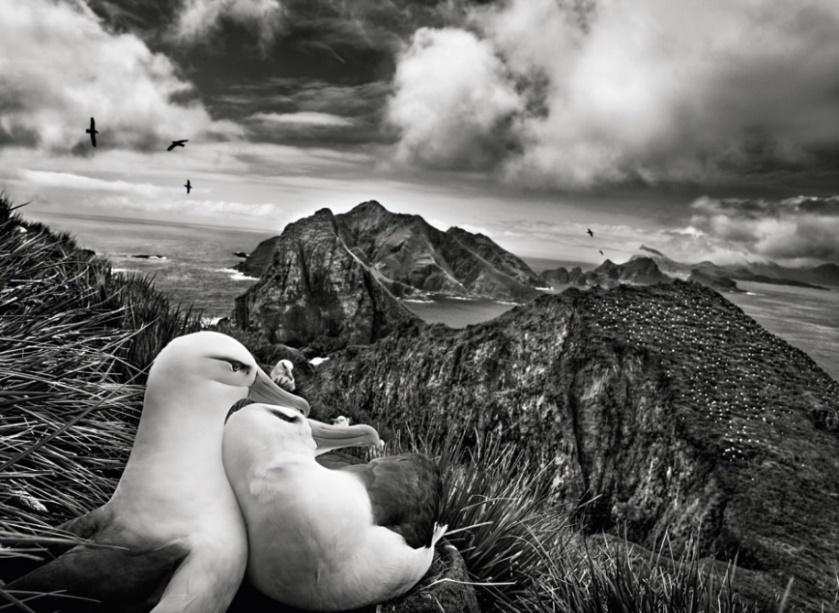
#> input picture imagens-lista-1/image-q1.png, 839 x 613 px, found by its file name
$ jupyter execute --allow-errors Lista-2019-2.ipynb
#> lines starting #> are read from the running program, lines starting #| are printed output that depends on the picture; after the words box and inside, x2 and y2 are one past the last pixel; in counts of white or black regions, pixels touching at a corner belong together
<a href="https://colab.research.google.com/github/DanDas3/Exercicios-Processamento-Imagem/blob/master/Lista-2019-2.ipynb" target="_parent"></a>

#> (a cell that did not finish here is left out)

[cell 2]
import cv2 as cv
import numpy as np
from matplotlib import pyplot as plt

1)

[cell 3]
img = cv.imread("Exercicios-Processamento-Imagem/imagens-lista-1/image-q1.png")
#> img is the input picture: shape (613, 839, 3); mean B, G, R 105.6, 107.2, 107.5

fig,axes = plt.subplots(2, 3, figsize=(20, 15))
ax = axes.ravel()

out = cv.GaussianBlur(img, (3,3), sigmaX=3, sigmaY=3)
ax[0].imshow(cv.cvtColor(out, cv.COLOR_BGR2RGB))
ax[0].set_title("Gaussian 3x3")
ax[0].set_axis_off()

out = cv.GaussianBlur(img, (7,7), sigmaX=3, sigmaY=3)
ax[1].imshow(cv.cvtColor(out, cv.COLOR_BGR2RGB))
ax[1].set_title("Gaussian 7x7")
ax[1].set_axis_off()

out = cv.GaussianBlur(img, (9,9), sigmaX=3, sigmaY=3)
ax[2].imshow(cv.cvtColor(out, cv.COLOR_BGR2RGB))
ax[2].set_title("Gaussian 9x9")
ax[2].set_axis_off()

out = cv.medianBlur(img, 3)
ax[3].imshow(cv.cvtColor(out, cv.COLOR_BGR2RGB))
ax[3].set_title("Mediana 3x3")
ax[3].set_axis_off()

out = cv.medianBlur(img, 7)
ax[4].imshow(cv.cvtColor(out, cv.COLOR_BGR2RGB))
ax[4].set_title("Mediana 7x7")
ax[4].set_axis_off()

out = cv.medianBlur(img, 9)
ax[5].imshow(cv.cvtColor(out, cv.COLOR_BGR2RGB))
ax[5].set_title("Mediana 9x9")
ax[5].set_axis_off()


plt.show()

2)

[cell 4]
img = cv.imread("Exercicios-Processamento-Imagem/imagens-lista-1/image-q2.png")
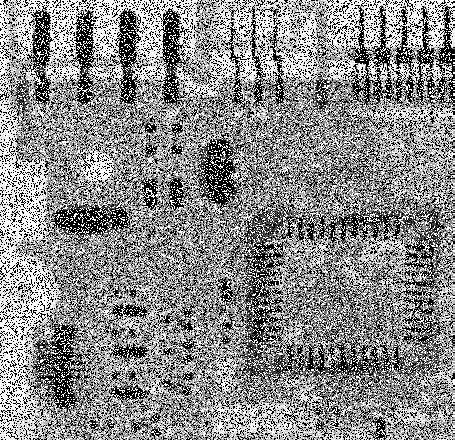
#> input picture imagens-lista-1/image-q2.png, 455 x 440 px, found by its file name
#> img is the input picture: shape (440, 455, 3); min 0, max 255, mean 138.2

# Filtro Mediana
mediana = cv.medianBlur(img, 3)

fig,axes = plt.subplots(1, 2, figsize=(10, 5))
ax = axes.ravel()

ax[0].imshow(cv.cvtColor(img, cv.COLOR_BGR2RGB))
ax[0].set_title("Imagem Original")
ax[0].set_axis_off()

ax[1].imshow(mediana)
ax[1].set_title("Filtro Mediana")
ax[1].set_axis_off()

plt.show()

4)

[cell 5]
img = cv.imread("Exercicios-Processamento-Imagem/imagens-lista-1/image-q4.png",0)
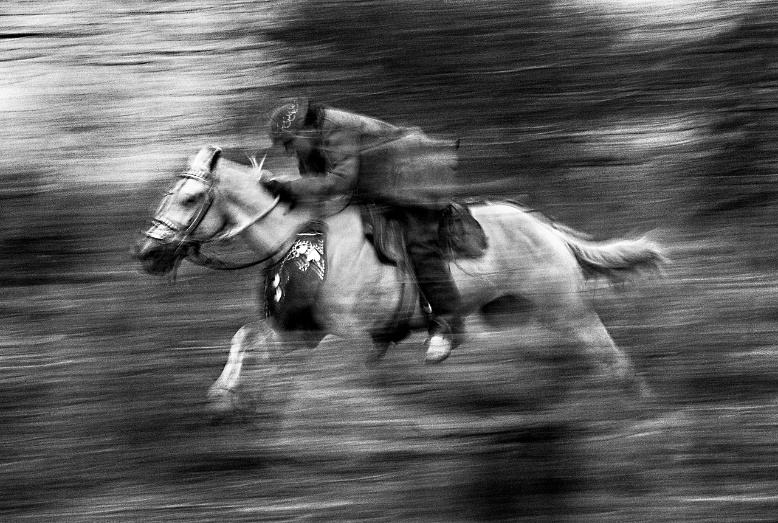
#> input picture imagens-lista-1/image-q4.png, 778 x 523 px, found by its file name
#> img is the input picture: shape (523, 778); min 0, max 255, mean 91.5

linha = img.shape[0]
#> linha = 523
coluna = img.shape[1]
#> coluna = 778

clinha = linha // 2
#> clinha = 261
ccoluna = coluna // 2
#> ccoluna = 389

#transformada discreta de fourier
dft = cv.dft(np.float32(img),flags = cv.DFT_COMPLEX_OUTPUT)

dft_shift = np.fft.fftshift(dft) #mudança do ponto DC Mudança de centro

magnitude_spectrum = 20*np.log(cv.magnitude(dft_shift[:,:,0],dft_shift[:,:,1])) #logarítimo para melhor visualização

#retoma o ponto central para o canto da imagem
f_ishift = np.fft.ifftshift(dft_shift)

# Criando o filtro gaussiano
x_size, y_size = linha,coluna
#> x_size = 523; y_size = 778
x_arr, y_arr = np.mgrid[0:x_size, 0:y_size]

cell = (x_size//2, y_size//2)
#> cell = (261, 389)

#matriz com as distâncias
dists = np.sqrt((x_arr - cell[0])**2 + (y_arr - cell[1])**2)

mask1 = np.zeros((linha, coluna,2))
mask2 = np.zeros((linha, coluna,2))
mask3 = np.zeros((linha,coluna,2))

# Exibição
fig, axes = plt.subplots(2, 4, figsize=(16, 8))
ax = axes.ravel()

#*************************************************************************
# Filtro Butterworth
#*************************************************************************

# Passa baixa
# a)
filtro = 1/(1 + (np.divide(dists, 0.05))**(2*5))
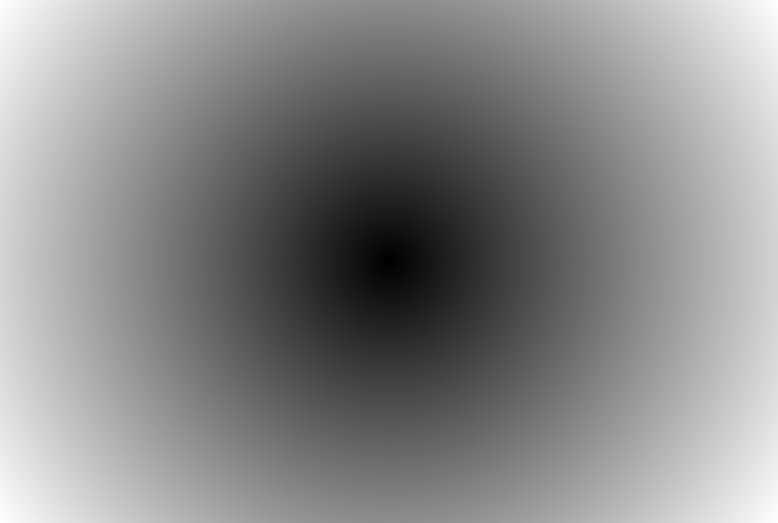
#> dists: shape (523, 778) float64; min 0, max 468.4, mean 251.8; drawn with min black and max white
mask1[:,:,0] = filtro
mask1[:,:,1] = filtro

# Aplica a filtragem
f_shift1 = dft_shift*mask1

# Transformada inversa
f_ishift = np.fft.ifftshift(f_shift1)

#Recupera a imagem
img_back1 = cv.idft(f_ishift)
img_back1 = cv.magnitude(img_back1[:,:,0],img_back1[:,:,1])
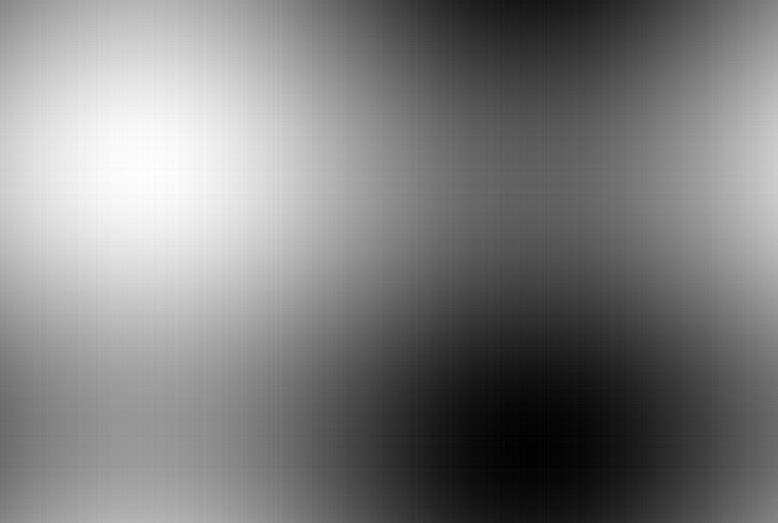
#> img_back1: shape (523, 778) float64; min 37234556, max 37234556, mean 37234556; drawn with min black and max white

ax[0].imshow(img_back1, cmap='gray')
ax[0].set_title('Butterworth P-B: N=5, D0=0.05')
ax[0].set_axis_off()

# b)
filtro = 1/(1 + (np.divide(dists, 0.5))**(2*5))
mask1[:,:,0] = filtro
mask1[:,:,1] = filtro

# Aplica a filtragem
f_shift1 = dft_shift*mask1

# Transformada inversa
f_ishift = np.fft.ifftshift(f_shift1)

#Recupera a imagem
img_back2 = cv.idft(f_ishift)
img_back2 = cv.magnitude(img_back2[:,:,0],img_back2[:,:,1])

ax[1].imshow(img_back2, cmap='gray')
ax[1].set_title('Butterworth P-B: N=5, D0=0.5')
ax[1].set_axis_off()

# c)
filtro = 1/(1 + (np.divide(dists, 0.05))**(2*1))
mask1[:,:,0] = filtro
mask1[:,:,1] = filtro

# Aplica a filtragem
f_shift1 = dft_shift*mask1

# Transformada inversa
f_ishift = np.fft.ifftshift(f_shift1)

#Recupera a imagem
img_back3 = cv.idft(f_ishift)
img_back3 = cv.magnitude(img_back3[:,:,0],img_back3[:,:,1])
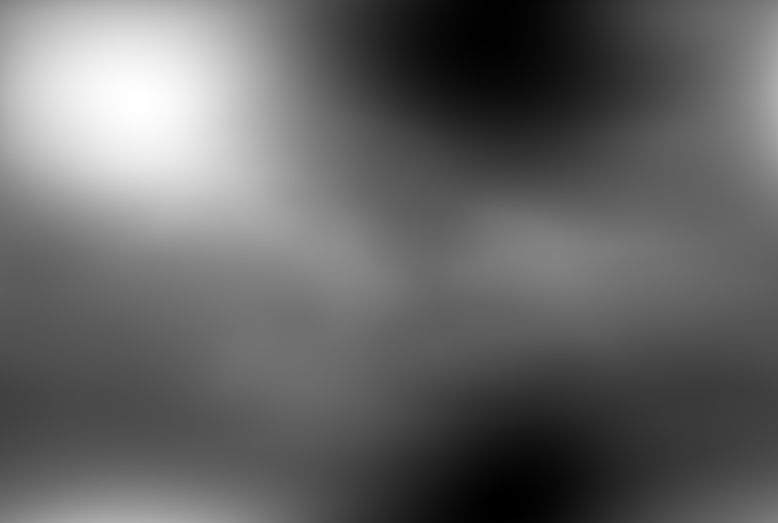
#> img_back3: shape (523, 778) float64; min 37195346.2, max 37293506.3, mean 37234556; drawn with min black and max white

ax[2].imshow(img_back3, cmap='gray')
ax[2].set_title('Butterworth P-B: N=1, D0=0.05')
ax[2].set_axis_off()

# d)
filtro = 1/(1 + (np.divide(dists, 0.5))**(2*1))
mask1[:,:,0] = filtro
mask1[:,:,1] = filtro

# Aplica a filtragem
f_shift1 = dft_shift*mask1

# Transformada inversa
f_ishift = np.fft.ifftshift(f_shift1)

#Recupera a imagem
img_back4 = cv.idft(f_ishift)
img_back4 = cv.magnitude(img_back4[:,:,0],img_back4[:,:,1])

ax[3].imshow(img_back4, cmap='gray')
ax[3].set_title('Butterworth P-B: N=1, D0=0.5')
ax[3].set_axis_off()

#****************************************************************************************
# Passa alta
filtro1 = 1/(1 + (np.divide(dists, 0.05))**(2*2))
mask2[:,:,0] = filtro1
mask2[:,:,1] = filtro1
mask2 = 1 - mask2

# Aplica a filtragem
f_shift = dft_shift*mask2

# Transformada inversa
f_ishift = np.fft.ifftshift(f_shift)

#Recupera a imagem
img_back5 = cv.idft(f_ishift)
img_back5 = cv.magnitude(img_back5[:,:,0],img_back5[:,:,1])
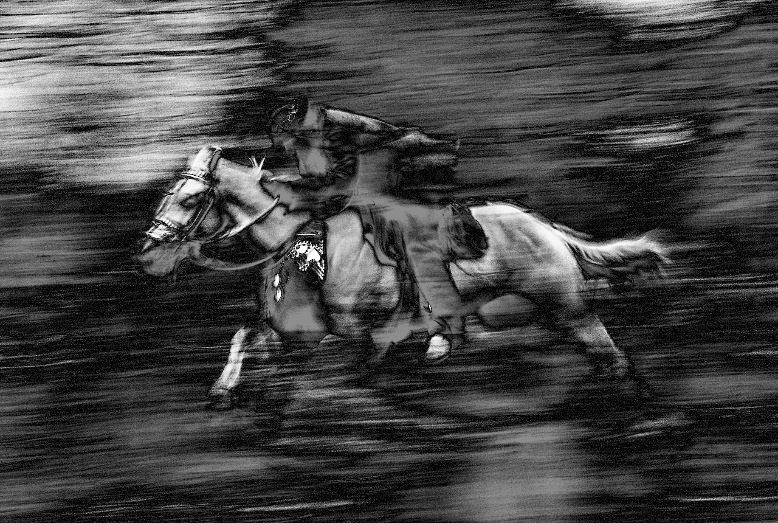
#> img_back5: shape (523, 778) float64; min 199562.7, max 66523428.1, mean 17760056.4; drawn with min black and max white

ax[4].imshow(img_back5, cmap='gray')
ax[4].set_title('Butterworth P-A: N=2, D0=0.05')
ax[4].set_axis_off()

# f)
filtro1 = 1/(1 + (np.divide(dists, 0.5))**(2*2))
mask2[:,:,0] = filtro1
mask2[:,:,1] = filtro1
mask2 = 1 - mask2

# Aplica a filtragem
f_shift = dft_shift*mask2

# Transformada inversa
f_ishift = np.fft.ifftshift(f_shift)

#Recupera a imagem
img_back6 = cv.idft(f_ishift)
img_back6 = cv.magnitude(img_back6[:,:,0],img_back6[:,:,1])

ax[5].imshow(img_back6, cmap='gray')
ax[5].set_title('Butterworth P-A: N=2, D0=0.5')
ax[5].set_axis_off()

#***********************************************************************
# Filtro Gaussiano
#***********************************************************************

#sigma (parâmetro da equação da gaussiana)
sigma = 5

#equação da gaussiana
u = 2*(sigma**2)
arg= -np.divide(dists,u);
filtro3=np.exp(arg);
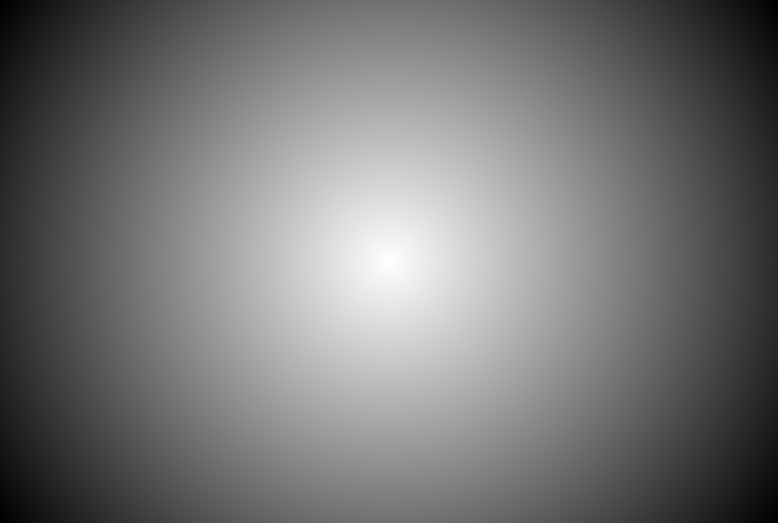
#> arg: shape (523, 778) float64; min -9.37, max 0, mean -5.04; drawn with min black and max white

mask3[:,:,0] = filtro3
mask3[:,:,1] = filtro3

# Aplica a filtragem
f_shift = dft_shift*mask3

# Transformada inversa
f_ishift = np.fft.ifftshift(f_shift)

#Recupera a imagem
img_back7 = cv.idft(f_ishift)
img_back7 = cv.magnitude(img_back7[:,:,0],img_back7[:,:,1])

ax[6].imshow(img_back7, cmap='gray')
ax[6].set_title('Gaussian P-B: Sigma=5')
ax[6].set_axis_off()

#sigma (parâmetro da equação da gaussiana)
sigma = 50

#equação da gaussiana
u = 2*(sigma**2)
arg= -np.divide(dists,u);
filtro3=np.exp(arg);

mask3[:,:,0] = filtro3
mask3[:,:,1] = filtro3

# Aplica a filtragem
f_shift = dft_shift*mask3

# Transformada inversa
f_ishift = np.fft.ifftshift(f_shift)

#Recupera a imagem
img_back8 = cv.idft(f_ishift)
img_back8 = cv.magnitude(img_back8[:,:,0],img_back8[:,:,1])

ax[7].imshow(img_back8, cmap='gray')
ax[7].set_title('Gaussian P-B: Sigma=50')
ax[7].set_axis_off()

plt.show()

6)

[cell 6]
img = cv.imread("Exercicios-Processamento-Imagem/imagens-lista-1/image-q6.png")
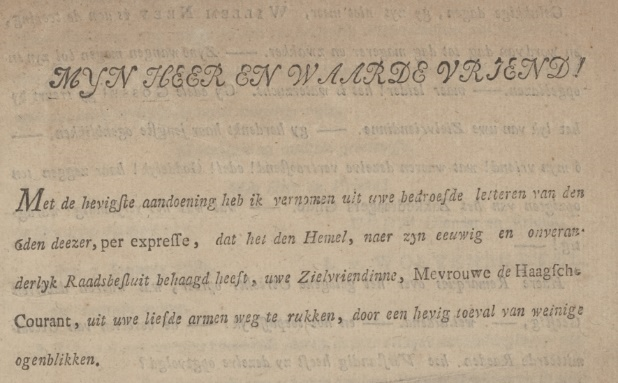
#> input picture imagens-lista-1/image-q6.png, 618 x 383 px, found by its file name
#> img is the input picture: shape (383, 618, 3); mean B, G, R 142.5, 166.3, 184.4

ret,out = cv.threshold(img, 127, 255, cv.THRESH_BINARY)
#> out: shape (383, 618, 3)

linha, coluna, dim = out.shape
#> linha = 383; coluna = 618; dim = 3

# Preenche com branco qualquer pixel diferente de preto
for i in range(linha):
    for j in range(coluna):
        if(out[i][j][0]>0 or out[i][j][1]>0 or out[i][j][2]>0):
            out[i][j][0] = out[i][j][1] = out[i][j][2] = 255
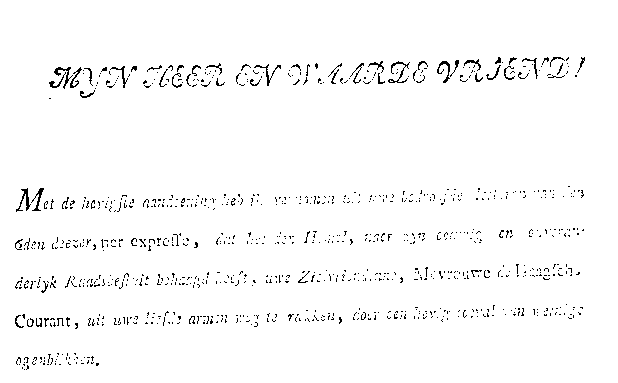
#> out: shape (383, 618, 3); 97.7% white; black in thin lines or dots, all inside (x1, y1, x2, y2) = (15, 57, 585, 370)


estruturante = np.zeros((3,3))

estruturante[0][0] = estruturante[0][1] = estruturante[0][2] = 1
estruturante[1][0] = estruturante[1][2] = 1
estruturante[2][0] = estruturante[2][1] = estruturante[2][2] = 1

kernel = np.zeros((3,3))
kernel[:,:] = 1/9

out = cv.filter2D(out, 3, kernel)

fig, axes = plt.subplots(1, 2, figsize=(16, 8))
ax = axes.ravel()
ax[0].imshow(cv.cvtColor(img, cv.COLOR_BGR2RGB))
ax[0].set_title('Imagem Original')
ax[0].set_axis_off()

ax[1].imshow(out, "gray")
ax[1].set_title('Imagem Tratada')
ax[1].set_axis_off()

plt.show()
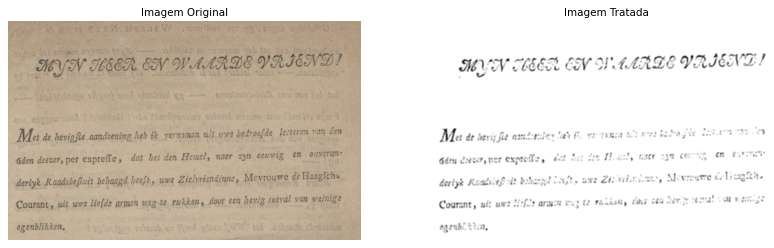
#> figure drawn by matplotlib, 2 panels
